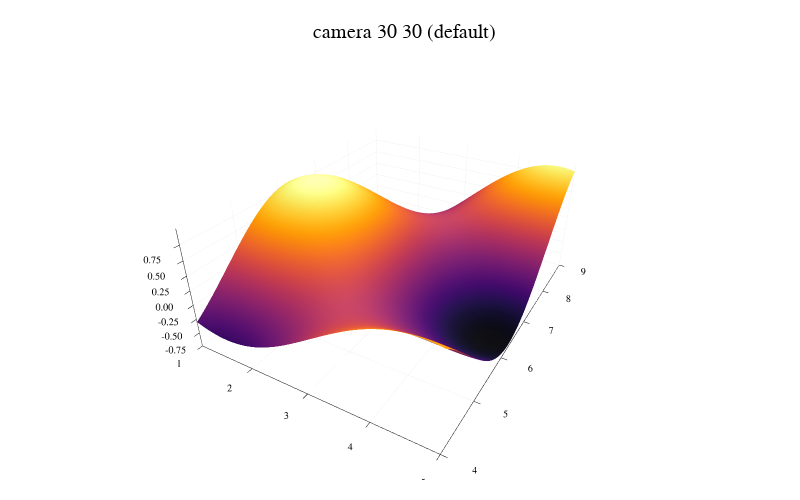

The notebook cell saved with this chart:
### Markdown cell above
## <font color='red'>Q4.4.2</font> Posterior for normal distribution 

* For some choice of $\mu$ and $\sigma^2$, generate $n=5$ normally distributed random numbers.


* Using a flat prior, calculate the posterior density $p(\mu,\sigma|X_1\cdots X_n)$.  


* Note this is a two-dimensional density. You will have to create a 2D grid of data points.


* Plot the 2D distribution.


* Calculate the maximum-likelihood parameters $\hat{\mu}$ and $\hat{\sigma}^2$ using your formula from Q4.1. Confirm that their coordinates coincide with the peak of the posterior distribution.


* Use the posterior distribution to calculate the marginal distributions for $\mu$ and $\sigma$ and plot these. Do their peaks also coincide with $\hat{\mu}$ and $\hat{\sigma}^2$?

### Code cell
x= [1.0:0.1:5;]; y= [4.0:0.1:9.0;]; f(x,y)= sin(x)*cos(y);
p1= surface( x, y, f,      camera=(30,30), legend=false, title="camera 30 30 (default)", size=[800,500] );
plot(p1)

### Figure 1 — Plotly figure (JSON) as saved in the notebook; plotly's stock layout.template omitted (floating-point values rounded to 4 significant figures; data arrays with more than 128 entries replaced by an {"elided": "..."} marker saying what was removed)
{"data": [{"colorbar": {"title": ""}, "colorscale": {"elided": "256x2 mixed values"}, "hoverinfo": "none", "name": "y1", "opacity": null, "showlegend": false, "showscale": false, "type": "surface", "x": [1, 1.1, 1.2, 1.3, 1.4, 1.5, 1.6, 1.7, 1.8, 1.9, 2, 2.1, 2.2, 2.3, 2.4, 2.5, 2.6, 2.7, 2.8, 2.9, 3, 3.1, 3.2, 3.3, 3.4, 3.5, 3.6, 3.7, 3.8, 3.9, 4, 4.1, 4.2, 4.3, 4.4, 4.5, 4.6, 4.7, 4.8, 4.9, 5], "xaxis": "x1", "y": [4, 4.1, 4.2, 4.3, 4.4, 4.5, 4.6, 4.7, 4.8, 4.9, 5, 5.1, 5.2, 5.3, 5.4, 5.5, 5.6, 5.7, 5.8, 5.9, 6, 6.1, 6.2, 6.3, 6.4, 6.5, 6.6, 6.7, 6.8, 6.9, 7, 7.1, 7.2, 7.3, 7.4, 7.5, 7.6, 7.7, 7.8, 7.9, 8, 8.1, 8.2, 8.3, 8.4, 8.5, 8.6, 8.7, 8.8, 8.9, 9], "yaxis": "y1", "z": {"elided": "51x41 float values"}, "zmax": 0.9994, "zmin": -0.9998}], "layout": {"annotations": [{"font": {"color": "rgba(0, 0, 0, 1.000)", "family": "sans-serif", "size": 20}, "rotation": 0, "showarrow": false, "text": "camera 30 30 (default)", "x": 0.5056, "xanchor": "center", "xref": "paper", "y": 1, "yanchor": "top", "yref": "paper"}], "height": 500, "margin": {"b": 20, "l": 0, "r": 0, "t": 20}, "paper_bgcolor": "rgba(255, 255, 255, 1.000)", "plot_bgcolor": "rgba(255, 255, 255, 1.000)", "scene": {"camera": {"eye": {"x": 1.126, "y": -1.95, "z": 1.3}}, "xaxis": {"anchor": "y1", "domain": [0.01603, 0.9951], "gridcolor": "rgba(0, 0, 0, 0.100)", "gridwidth": 0.5, "linecolor": "rgba(0, 0, 0, 1.000)", "mirror": false, "range": [1, 5], "showgrid": true, "showline": true, "showticklabels": true, "tickangle": 0, "tickcolor": "rgb(0, 0, 0)", "tickfont": {"color": "rgba(0, 0, 0, 1.000)", "family": "sans-serif", "size": 11}, "tickmode": "array", "ticks": "inside", "ticktext": ["1", "2", "3", "4", "5"], "tickvals": [1, 2, 3, 4, 5], "title": "", "titlefont": {"color": "rgba(0, 0, 0, 1.000)", "family": "sans-serif", "size": 15}, "type": "-", "visible": true, "zeroline": false, "zerolinecolor": "rgba(0, 0, 0, 1.000)"}, "yaxis": {"anchor": "x1", "domain": [0.0301, 0.9532], "gridcolor": "rgba(0, 0, 0, 0.100)", "gridwidth": 0.5, "linecolor": "rgba(0, 0, 0, 1.000)", "mirror": false, "range": [4, 9], "showgrid": true, "showline": true, "showticklabels": true, "tickangle": 0, "tickcolor": "rgb(0, 0, 0)", "tickfont": {"color": "rgba(0, 0, 0, 1.000)", "family": "sans-serif", "size": 11}, "tickmode": "array", "ticks": "inside", "ticktext": ["4", "5", "6", "7", "8", "9"], "tickvals": [4, 5, 6, 7, 8, 9], "title": "", "titlefont": {"color": "rgba(0, 0, 0, 1.000)", "family": "sans-serif", "size": 15}, "type": "-", "visible": true, "zeroline": false, "zerolinecolor": "rgba(0, 0, 0, 1.000)"}, "zaxis": {"gridcolor": "rgba(0, 0, 0, 0.100)", "gridwidth": 0.5, "linecolor": "rgba(0, 0, 0, 1.000)", "mirror": false, "range": [-0.9998, 0.9994], "showgrid": true, "showline": true, "showticklabels": true, "tickangle": 0, "tickcolor": "rgb(0, 0, 0)", "tickfont": {"color": "rgba(0, 0, 0, 1.000)", "family": "sans-serif", "size": 11}, "tickmode": "array", "ticks": "inside", "ticktext": ["-0.75", "-0.50", "-0.25", "0.00", "0.25", "0.50", "0.75"], "tickvals": [-0.75, -0.5, -0.25, 0, 0.25, 0.5, 0.75], "title": "", "titlefont": {"color": "rgba(0, 0, 0, 1.000)", "family": "sans-serif", "size": 15}, "type": "-", "visible": true, "zeroline": false, "zerolinecolor": "rgba(0, 0, 0, 1.000)"}}, "showlegend": false, "width": 800}}
